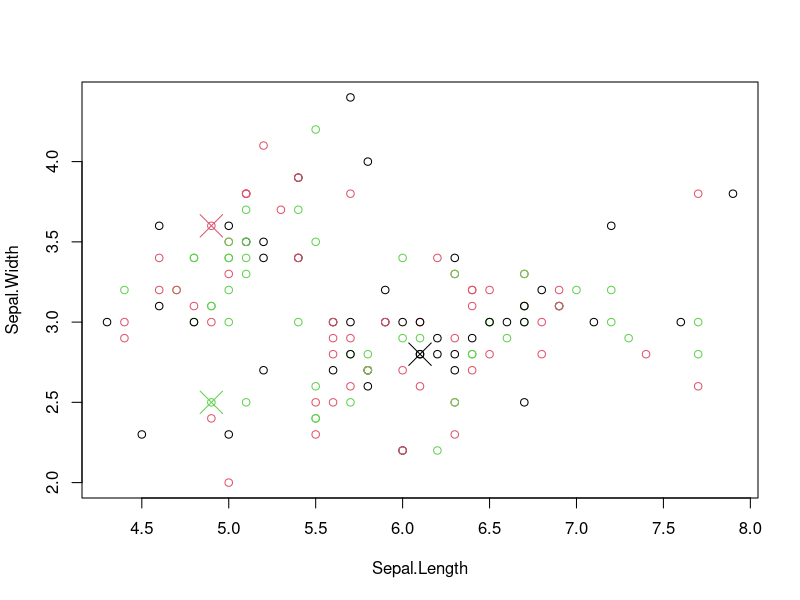
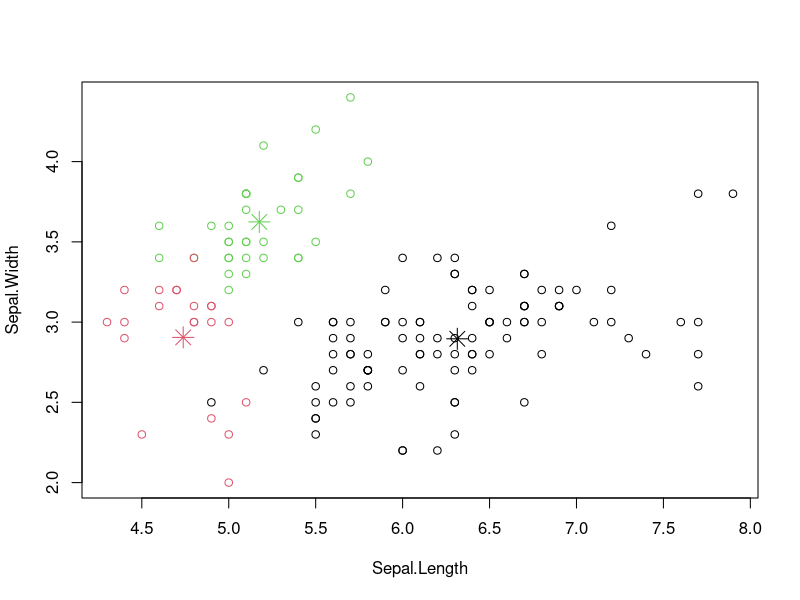

These figures' R source, in order:
hw_kmeans_ani <- function(x, k, colx, coly) {
  
  #Assign points to cluster at random
  cluster <- sample(1:k,nrow(x),replace = TRUE)
  x$cluster <- cluster
  splitx <- split(x, x$cluster)
  
  #pick a point from each cluster to be the initial centroid and
  centroids <- x[0,]
  for (d in splitx){
    centroids <- rbind(centroids,d[sample(nrow(d), 1),])
  }
  
  #plot intial clusters and centroids
  plot(x[c(colx,coly)],col=x$cluster)
  points(centroids[c(colx,coly)],col=1:k,pch=4, cex=3)
  
  #update initial clusters to be means of main clusters
  dimensions <- ncol(centroids)-1
  for (c in 1:k) {
    for (d in 1:dimensions) {
      #centroids[c,d] <- mean(splitx[c][d])
      cluster <- data.frame(splitx[c])
      print(cluster[,d])
    }
  }
}


#iris
newiris <- iris
newiris$Species <- NULL
#newiris

first="Sepal.Length"
second="Sepal.Width"

hw_kmeans_ani(newiris,3, first, second)








kc <- kmeans(newiris, 3)
kc
table(iris$Species, kc$cluster)

plot(newiris[c(first, second)], col=kc$cluster)
points(kc$centers[,c(first, second)], col=1:3, pch=8, cex=2)
